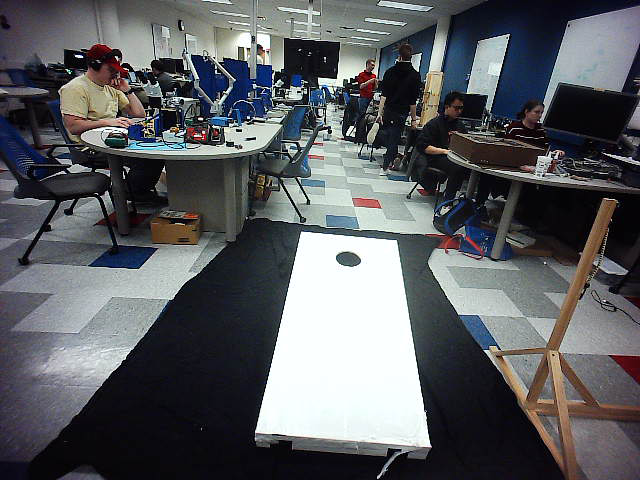
#> input picture opencv/testpics/tbg0.png, 640 x 480 px
$ jupyter execute cornhole.ipynb   (shell and % lines are left out)   (older library calls are emulated)
#> lines starting #> are read from the running program, lines starting #| are printed output that depends on the picture; after the words box and inside, x2 and y2 are one past the last pixel; in counts of white or black regions, pixels touching at a corner belong together; long printed decimals are rounded
[cell 1]
import numpy as np
import cv2 as cv
from matplotlib import pyplot as plt

# Load original source
img = cv.imread('testpics/tbg0.png')
#> img is the input picture: shape (480, 640, 3); mean B, G, R 96.7, 93.2, 91.3
orig = img.copy()
plt.imshow(img)

# Utility functions for dealing with contours
def get_cnt_details(cnt):
    M = cv.moments(cnt)
    details = None

    # if the moment is at point 00
    if (M['m00'] != 0):
        details = {}
        details['cx'] = cx = int(M['m10']/M['m00'])
        details['cy'] = cy = int(M['m01']/M['m00'])
        details['area'] = area = cv.contourArea(cnt)
        details['perimeter'] = perimeter = cv.arcLength(cnt,True)

        approx = cv.approxPolyDP(cnt,0.01*cv.arcLength(cnt,True),True)
        details['num_vertices'] = len(approx)
    else:
        return None

    if (details['area'] < 16):
        return None
    else:
        return details

def print_cnt_details(cnt):
    cnt_dict = get_cnt_details(cnt)

    if (cnt_dict is None):
        return

    cx = cnt_dict['cx']
    cy = cnt_dict['cy']
    area = cnt_dict['area']
    perimeter = cnt_dict['perimeter']
    num_vertices = cnt_dict['num_vertices']

    print('cx: ', cx, '\tcy: ', cy, '\tarea: ', area, '\tperimeter: ', perimeter, '\tvertices: ', num_vertices)

def cnt_is_circular(cnt):
    cnt_det = get_cnt_details(cnt)
    if (cnt_det is None):
        return False
    area = cnt_det['area']
    perimeter = cnt_det['perimeter']
    num_vertices = cnt_det['num_vertices']
    return True if (num_vertices < 15 and num_vertices > 4) else False

def cnt_is_board(cnt):
    cnt_det = get_cnt_details(cnt)
    if (cnt_det is None):
        return False
    area = cnt_det['area']
    num_vertices = cnt_det['num_vertices']
    approx = cv.approxPolyDP(cnt,0.01*cv.arcLength(cnt,True),True)
    return True if (area > 20000 and num_vertices == 4) else False

[cell 2]
# Crop the image so we only observe the bottom half when finding contours
height, width, channels = img.shape
#> height = 480; width = 640; channels = 3
print('original_img\nheight: ', height, '\twidth: ', width, '\tchannels: ', channels)
#| original_img
#| height:  480 	width:  640 	channels:  3
# crop = img[0:width, 200:height]

[cell 3]
# Do algorithm grabCut(...) to separate foreground from background
mask = np.zeros(img.shape[:2], np.uint8)

bgdModel = np.zeros((1,65), np.float64)
fgdModel = np.zeros((1,65), np.float64)

#rect = (100,100, 450,500) # y1x1,y2x2
rect = (100,200,height,width)
#> rect = (100, 200, 480, 640)
cv.grabCut(img, mask, rect, bgdModel, fgdModel, 5, cv.GC_INIT_WITH_RECT)

mask2 = np.where((mask==2)|(mask==0),0,1).astype('uint8')
img = img*mask2[:,:,np.newaxis]
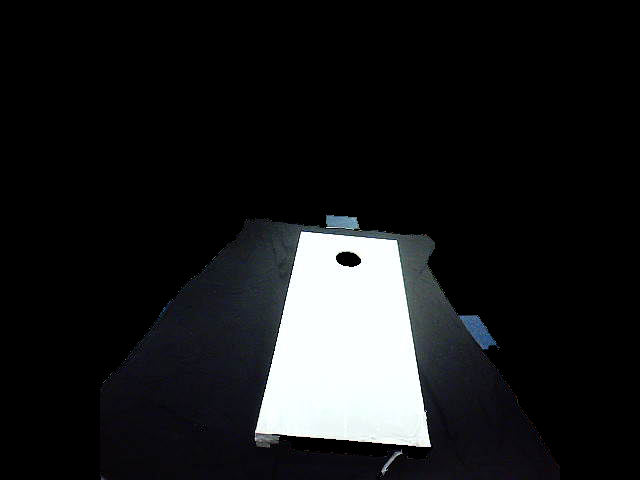
#> img: shape (480, 640, 3); mean B, G, R 28.8, 27.6, 26.7

# threshold binarily
#ret,thresh = cv.threshold(img,127,255,cv.THRESH_BINARY)

# find contours
graysrc = cv.cvtColor(img.copy(), cv.COLOR_BGR2GRAY)
ret,thresh = cv.threshold(graysrc, 127,255,0)
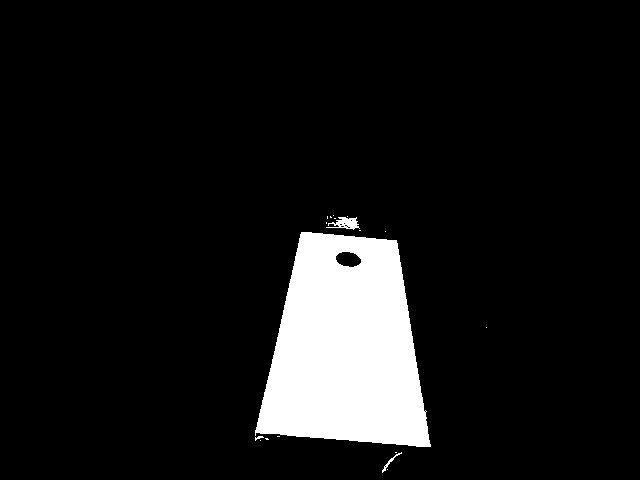
#> thresh: shape (480, 640); 9% white; 18 white regions (14 under 20 px)
im2, contours, hierarchy = cv.findContours(thresh,cv.RETR_TREE, 1)
#> contours = 28 contours, 24 with area under 20; largest, box (x1, y1, x2, y2) and area: (255, 232, 431, 447) 27398, (335, 251, 362, 268) 312, (326, 217, 360, 230) 184, (382, 452, 402, 473) 36

# Get board contour and potential hole contours
board_cnt = None
hole_cnt = None
for cnt in contours:

    print_cnt_details(cnt)
    if (cnt_is_circular(cnt)):
        hole_cnt = cnt
    if (cnt_is_board(cnt)):
        board_cnt = cnt
#> this loop made 28 passes
#> cnt on passes 1, 4, 5, 7, 9, 13, 14, 15, 16, 25, 27, 28: [[387, 469]], [[395, 452], [396, 452]], [[260, 440]], [[277, 436], [278, 436], [279, 436], [278, 436]], [[486, 327]], [[385, 231]], [[359, 230], [360, 230]], [[326, 222], [326, 223]], [[334, 218], [335, 218]], [[347, 216]], [[327, 216], [327, 217], [327, 218], [327, 217]], [[333, 215]]
#| cx:  389 	cy:  462 	area:  35.5 	perimeter:  61.012 	vertices:  14
#| cx:  345 	cy:  347 	area:  27398.5 	perimeter:  727.321 	vertices:  4
#| cx:  347 	cy:  258 	area:  312.5 	perimeter:  69.355 	vertices:  12
#| cx:  346 	cy:  222 	area:  183.5 	perimeter:  129.841 	vertices:  21

orig_w_cnts = cv.drawContours(orig.copy(), contours, -1, (0,0,255), 2)
crop_w_cnts = cv.drawContours(img.copy(), contours, -1, (0,0,255), 2)

# Plot original image with ALL contours
fig = plt.figure(figsize=(8,8),dpi=(120))
a = fig.add_subplot(1,2,1)
plt.imshow(orig_w_cnts)
a.set_title('Original Image With All Contours')
a = fig.add_subplot(1,2,2)
plt.imshow(crop_w_cnts)
a.set_title('Cropped With All Contours')

# Show ONLY supposed board and circle contours
cnts = [x for x in [hole_cnt, board_cnt] if x is not None]
#> cnts = 2 contours; box (x1, y1, x2, y2) and area: (255, 232, 431, 447) 27398, (335, 251, 362, 268) 312
orig_w_cnts = cv.drawContours(orig.copy(), cnts, -1, (0,0,255), 2)
crop_w_cnts = cv.drawContours(img.copy(), cnts, -1, (0,0,255), 2)

fig = plt.figure(figsize=(8,8),dpi=(120))
a = fig.add_subplot(1,2,1)
plt.imshow(orig_w_cnts)
a.set_title('Original Image With Board/Circle Contours')
a = fig.add_subplot(1,2,2)
plt.imshow(crop_w_cnts)
a.set_title('Cropped With Board/Circle Contours')
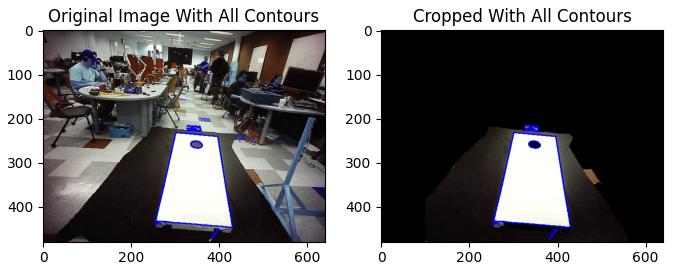
#> figure drawn by matplotlib, 2 panels; B, G, R data is drawn as R, G, B
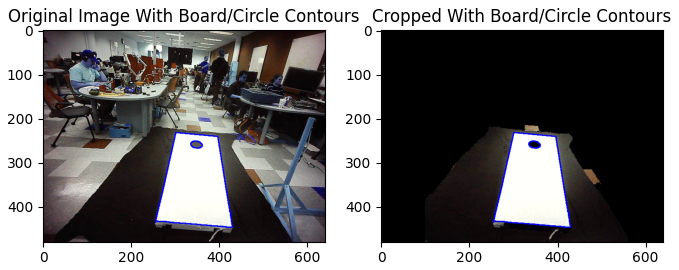
#> figure drawn by matplotlib, 2 panels; B, G, R data is drawn as R, G, B

[cell 4]
if (board_cnt is not None and hole_cnt is not None):
    img_board_circle_filled = cv.drawContours(orig.copy(), [board_cnt], 0, (0,255,0), cv.FILLED)
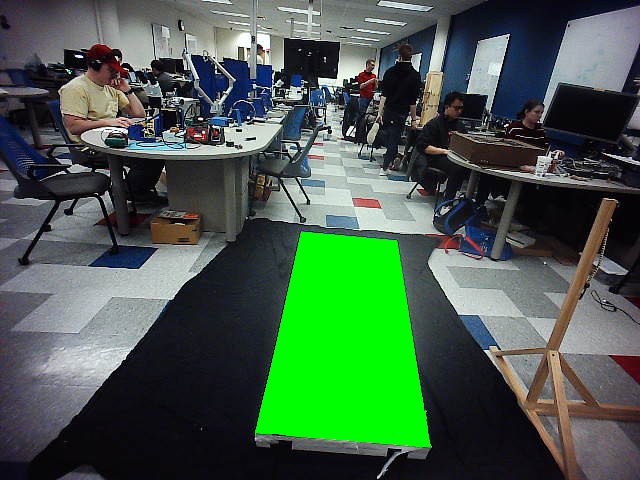
#> img_board_circle_filled: shape (480, 640, 3); mean B, G, R 74, 93.5, 69
    print_cnt_details(board_cnt)
#| cx:  345 	cy:  347 	area:  27398.5 	perimeter:  727.321 	vertices:  4
    cv.drawContours(img_board_circle_filled, [hole_cnt], 0, (0,0,255), cv.FILLED)
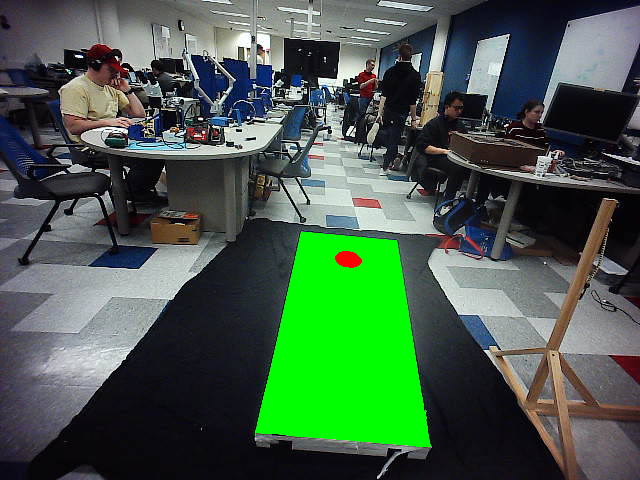
#> img_board_circle_filled: shape (480, 640, 3); 0.11% of pixels changed, all inside (x1, y1, x2, y2) = (335, 251, 362, 268)
    print_cnt_details(hole_cnt)
#| cx:  347 	cy:  258 	area:  312.5 	perimeter:  69.355 	vertices:  12
    plt.imshow(img_board_circle_filled)
else:
    print("board_cnt or hole_cnt null")
    print("board contour: "), print_cnt_details(board_cnt)
    print("hole contour: "), print_cnt_details(hole_cnt)

[cell 5]
mask = np.zeros(img.shape, np.uint8)
cv.drawContours(mask, [board_cnt], 0, (255,255,255), cv.FILLED)
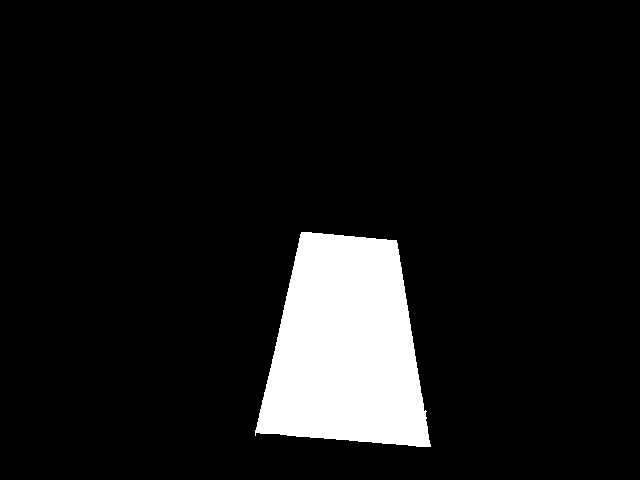
#> mask: shape (480, 640, 3); 9% white; 1 white region, box (x1, y1, x2, y2) and area: (255, 232, 431, 447) 27741

# Isolate the board area
x,y,w,h = cv.boundingRect(board_cnt)
#> x = 255; y = 232; w = 176; h = 215
roi = orig[y:y+h,x:x+w]
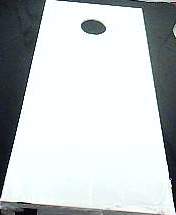
#> roi: shape (215, 176, 3); mean B, G, R 202.4, 201.5, 195.5

fig = plt.figure(figsize=(8,8),dpi=(120))
a = fig.add_subplot(2,2,1)
plt.imshow(roi)
a.set_title('Isolated Cornhole Board Region')

# Find the hole contour
graysrc = cv.cvtColor(roi.copy(), cv.COLOR_BGR2GRAY)
#> graysrc: shape (215, 176)
ret,thresh = cv.threshold(graysrc, 127,255,0)
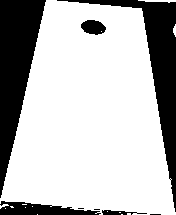
#> thresh: shape (215, 176); 73.4% white; 8 black regions (3 under 20 px)
im2, contours, hierarchy = cv.findContours(thresh,cv.RETR_TREE, 1)
#> contours = 20 contours, 16 with area under 20; largest, box (x1, y1, x2, y2) and area: (0, 0, 176, 215) 27549, (80, 19, 107, 36) 306, (138, 0, 176, 3) 32, (136, 212, 148, 215) 20

# hole_cnt = [x for x in contours if cnt_is_circular(x)]
# print_cnt_details(hole_cnt)
# roi_with_hole = cv.drawContours(orig.copy(), [hole_cnt], 0, (0,255,0), cv.FILLED)
"""
fig = plt.figure(figsize=(8,8),dpi=(120))
a = fig.add_subplot(2,2,2)
plt.imshow(roi_with_hole)
a.set_title('Isolated Cornhole Board Region With Hole Isolated')
"""

[cell 6]
# The purpose of this block is to...
#    Create a mask of the board
#    Extract the board area to find the hole contour
#    Create a mask that doesn't include the hole contour

mask = np.zeros(orig.shape, np.uint8)
cv.drawContours(mask, [board_cnt], 0, (255,255,255), cv.FILLED) # draw the contour of the board in the empty mask

# find contours within board
board_only = np.zeros(orig.shape, np.uint8)
board_only[mask == 255] = orig[mask == 255]
graysrc = cv.cvtColor(board_only, cv.COLOR_BGR2GRAY)
#> graysrc: shape (480, 640)
ret,thresh = cv.threshold(graysrc, 127,255,0)
#> thresh: shape (480, 640); 8.9% white; 2 white regions (1 under 20 px)
im2, contours, hierarchy = cv.findContours(thresh,cv.RETR_TREE, 1)
#> contours = 4 contours, 2 with area under 20; largest, box (x1, y1, x2, y2) and area: (255, 232, 431, 447) 27398, (335, 251, 362, 268) 306

hole_cnt = None
for cnt in contours:
    dets = get_cnt_details(cnt)
    if (dets is None):
        continue
    if (dets['num_vertices'] > 5):
        hole_cnt = cnt
        break
#> this loop made 3 passes
#> (cx in get_cnt_details, cy in get_cnt_details, area in get_cnt_details, perimeter in get_cnt_details, approx in get_cnt_details) on pass 1: (345, 347, 27398.5, 727.3, [[301, 232], [255, 435], [430, 446], [396, 240]])
#> (cx in get_cnt_details, cy in get_cnt_details, area in get_cnt_details, perimeter in get_cnt_details) on pass 3: (347, 258, 305.5, 69.36)

if (hole_cnt is not None):
    cv.drawContours(mask, [hole_cnt], 0, (0,0,0), cv.FILLED)
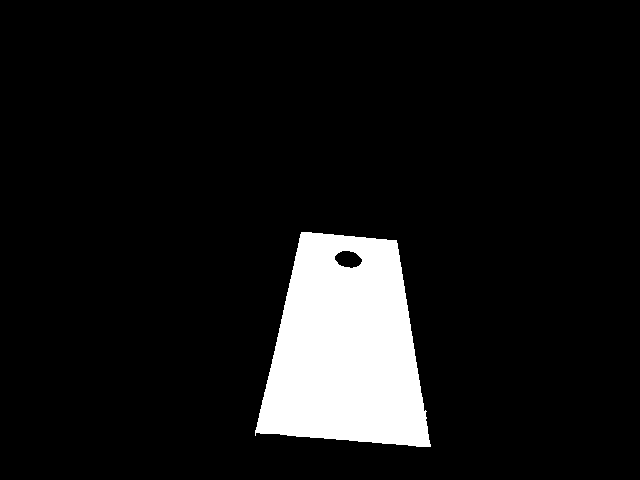
#> mask: shape (480, 640, 3); 8.9% white; 1 white region, box (x1, y1, x2, y2) and area: (255, 232, 431, 447) 27405


out = np.zeros(orig.shape, np.uint8)
out[mask == 255] = orig[mask == 255]

plt.imshow(out)

$ run again, with opencv/testpics/t0.png copied over opencv/testpics/tbg0.png
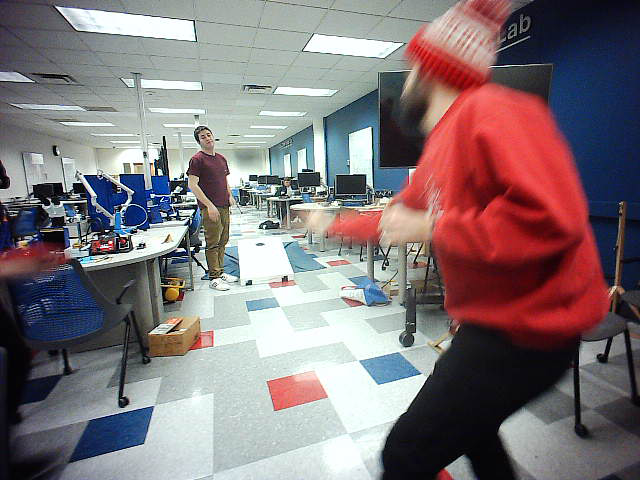
#> input picture opencv/testpics/t0.png, 640 x 480 px
#> img is the input picture: shape (480, 640, 3); mean B, G, R 120.5, 117.1, 128.8
#| original_img
#| height:  480 	width:  640 	channels:  3
#> `ret,thresh = cv.threshold(graysrc, 127,255,0)`:
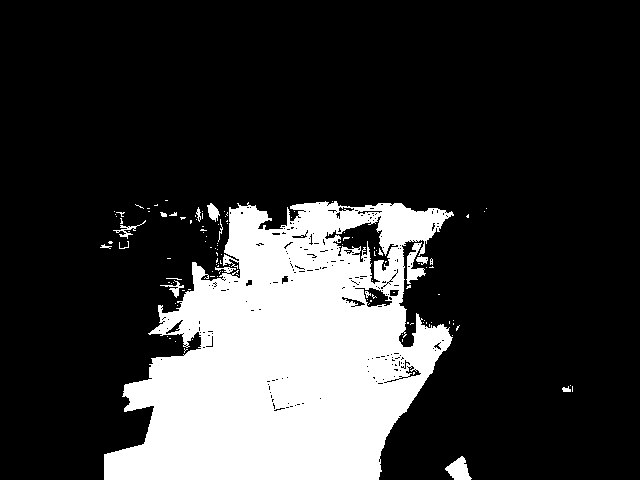
#> thresh: shape (480, 640); 21.1% white; 121 white regions (107 under 20 px)
#> contours = 398 contours, 366 with area under 20; largest, box (x1, y1, x2, y2) and area: (104, 201, 454, 480) 64851, (324, 215, 399, 285) 1572, (354, 287, 393, 308) 406, (445, 456, 472, 480) 346, (406, 242, 426, 284) 299
#> the loop `for cnt in contours: ` made 398 passes
#> cnt on passes 4, 6, 7: [[570, 385]], [[175, 341]], [[402, 339], [402, 340], [402, 341], [402, 340]]
#> (printed output is left out)
#> `crop_w_cnts = cv.drawContours(img.copy(), contours, -1, (0,0,255), 2)`:
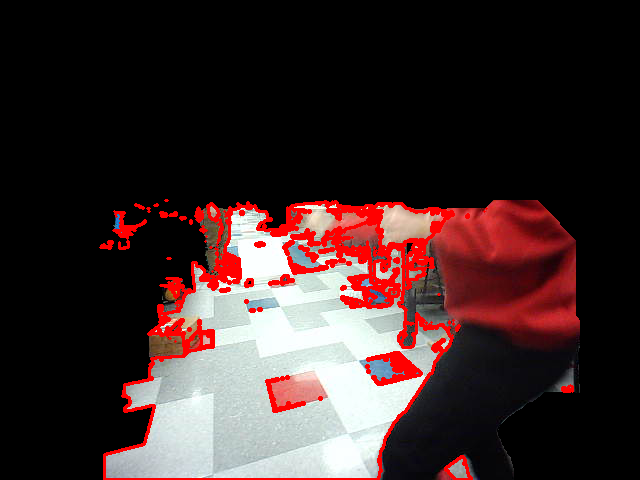
#> crop_w_cnts: shape (480, 640, 3); mean B, G, R 41.6, 42, 60.3
#> cnts = 1 contour, all with area under 20
#| hole contour:

$ run again, with opencv/testpics/t1.png copied over opencv/testpics/tbg0.png
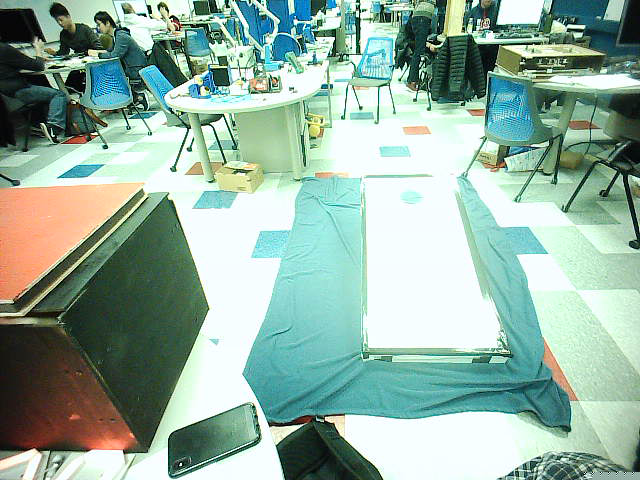
#> input picture opencv/testpics/t1.png, 640 x 480 px
#> img is the input picture: shape (480, 640, 3); mean B, G, R 162.2, 176.3, 148
#| original_img
#| height:  480 	width:  640 	channels:  3
#> thresh: shape (480, 640); 27% white; 54 white regions (51 under 20 px)
#> contours = 187 contours, 174 with area under 20; largest, box (x1, y1, x2, y2) and area: (125, 200, 568, 480) 88928, (167, 401, 263, 480) 4385, (361, 338, 551, 380) 2917, (355, 413, 381, 417) 49, (271, 328, 291, 338) 46
#> the loop `for cnt in contours: ` made 187 passes
#> cnt on passes 1, 2, 4: [[570, 425]], [[548, 423]], [[539, 415]]
#> (printed output is left out)
#> `crop_w_cnts = cv.drawContours(img.copy(), contours, -1, (0,0,255), 2)`:
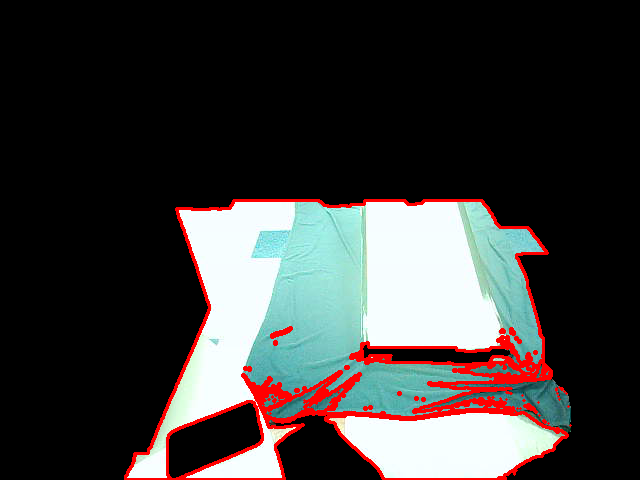
#> crop_w_cnts: shape (480, 640, 3); mean B, G, R 56.9, 57.9, 59.9
#> cnts = 1 contour; box (x1, y1, x2, y2) and area: (271, 328, 291, 338) 46
#| hole contour:
